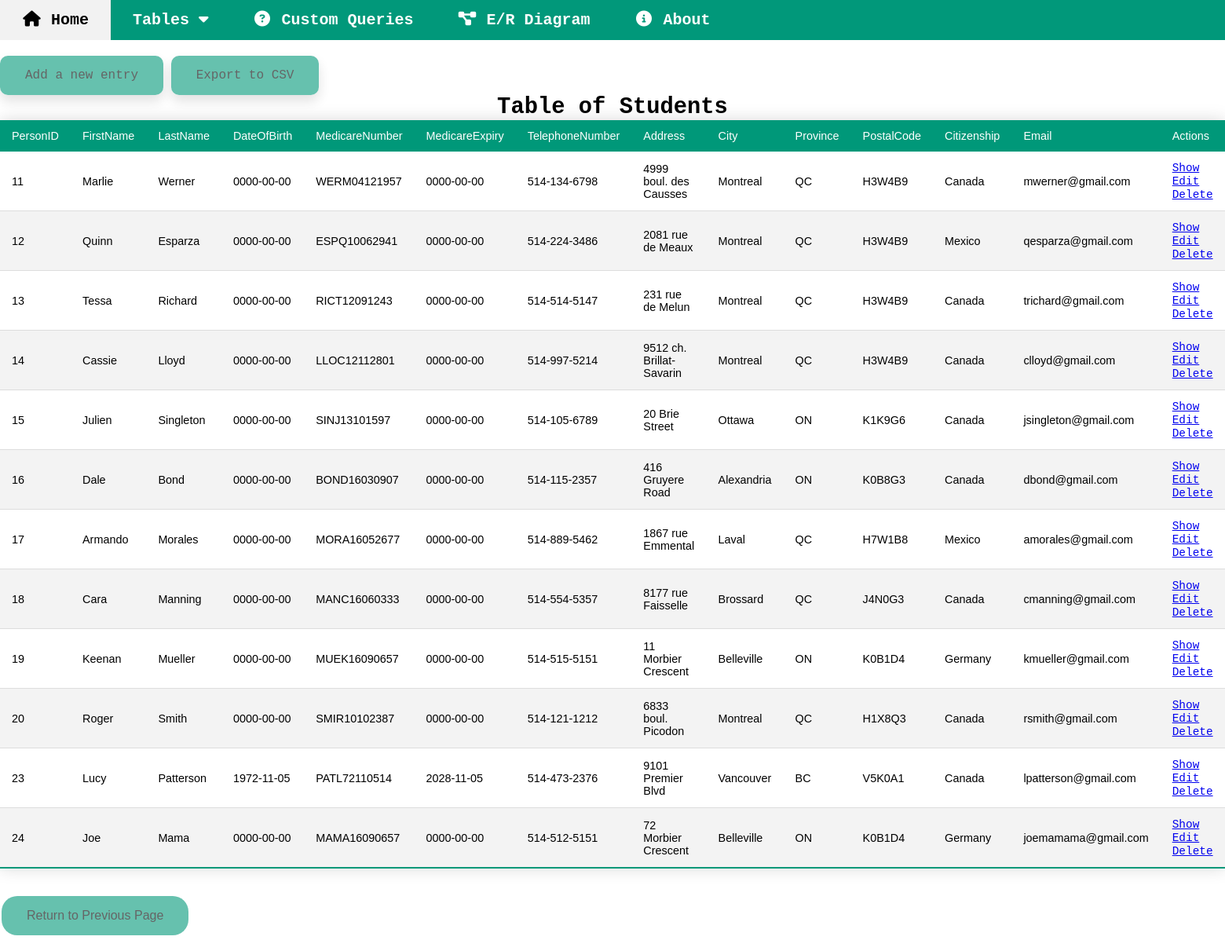
Page /covid/showallqueried.php?query=Students on the committed database.
### tables this page shows
CREATE TABLE Persons(
    PersonID INT NOT NULL AUTO_INCREMENT PRIMARY KEY,
    FirstName VARCHAR(255),
    LastName VARCHAR(255),
    DateOfBirth DATE,
    MedicareNumber VARCHAR(255),
    MedicareExpiry DATE,
    TelephoneNumber VARCHAR(255),
    Address VARCHAR(255),
    City VARCHAR(50),
    Province VARCHAR(50),
    PostalCode VARCHAR(50),
    Citizenship VARCHAR(50),
    Email VARCHAR(255)
);

### functions.php (called while the page is built, shortened)
<?php require_once 'database.php';
function getColumnNames ($table) {
  $sql = "SHOW COLUMNS FROM ".$table."";
  global $conn;
  try {
    $statement = $conn->prepare($sql);
    $statement->execute();
    $output = $statement->fetchAll(PDO::FETCH_COLUMN);
    return $output;
  } catch (PDOException $e) {
    trigger_error("Error: Failed to get column names from $table");
  }
}
?>

### queries.php (called while the page is built, shortened)
<?php
$students = "SELECT DISTINCT Persons.* FROM StudentRegistrations JOIN Persons ON StudentRegistrations.PersonID = Persons.PersonID ORDER BY Persons.PersonID ASC;";
?>

### covid/showallqueried.php (the view, shortened to what this page needs)
<?php require_once '../database.php';
require_once '../functions.php';
require_once '../queries.php';
if(isset($_GET["query"]))  {
  switch ($_GET["query"]) {
    case "Students":
      $dml = $students;
      $tableName = "Persons";
      break;
  }
}
$columnNames = getColumnNames($tableName);
$statement = $conn->prepare($dml);
$statement->execute();
?>
<!DOCTYPE html>
<html lang="en">
<head>
  <link rel="stylesheet" href="../styles.css">
</head>
<body>
  <?php include_once ('../navbar.php'); ?>
  <br/><br/>
    <a class="topBtn" href="./create.php?table=<?=$tableName?>">Add a new entry</a>
    <a class="topBtn" onclick="exportTableToCSV('Results.csv')">Export to CSV</a>
  <table class="styled-table">
    <caption><h1>Table of <?= $_GET["query"] ?></h1></caption>
    <thead>
      <tr>
        <?php foreach ($columnNames as $row) { ?>
          <td><?= $row?></td>
        <?php } ?>
          <td>Actions</td>
      </tr>
    </thead>
    <tbody>
    <?php while ($row = $statement->fetch(PDO::FETCH_ASSOC, PDO::FETCH_ORI_NEXT)) { ?>
      <tr>
        <?php foreach ($row as $data) { ?>
          <td><?= $data; ?></td>
        <?php } ?>
        <td>
          <a href="./show.php?ID=<?=reset($row)?>&table=<?=$tableName?>">Show</a>
          <a href="./edit.php?ID=<?=reset($row)?>&table=<?=$tableName?>">Edit</a>
          <a href="./delete.php?ID=<?=reset($row)?>&table=<?=$tableName?>">Delete</a>
        </td>
      </tr>
      <?php } ?>
    </tbody>
  </table>
  <button class="smallBtn" onclick="history.back()">Return to Previous Page</button>
</body>
</html>

### styles.css (style rules this page uses)
body, a, h1, h2, h3, h4, h5 { font-family: 'Courier New', Courier, monospace; margin: 0; }
.smallBtn { background-color: #01987a; border: none; border-radius: 20px; text-decoration: none; color: black; padding: 16px 32px; text-align: center; font-size: 16px; margin: 20px 2px; opacity: 0.6; transition: 0.3s; width: auto; }
.topBtn { background-color: #01987a; position: relative; border: none; border-radius: 10px; box-shadow: 0px 8px 16px 0px rgba(0,0,0,0.2); text-decoration: none; color: black; padding: 16px 32px; text-align: center; font-size: 16px; opacity: 0.6; transition: 0.3s; width: auto; }
.styled-table { border-collapse: collapse; margin: 15px 0; font-size: 0.9em; font-family: sans-serif; min-width: 400px; box-shadow: 0 0 20px rgba(0, 0, 0, 0.15); }
.styled-table thead tr { background-color: #009879; color: #ffffff; text-align: left; }
.styled-table th, .styled-table td { padding: 12px 15px; }
.styled-table tbody tr { border-bottom: 1px solid #dddddd; }
.styled-table tbody tr:nth-of-type(even) { background-color: #f3f3f3; }
.styled-table tbody tr:last-of-type { border-bottom: 2px solid #009879; }

### rows in the picture
persons: PersonID "11", FirstName "Marlie", LastName "Werner", data "0000-00-00", MedicareNumber "WERM04121957", TelephoneNumber "514-134-6798", Address "4999 boul. des Causses", City "Montreal", Province "QC", PostalCode "H3W4B9", Citizenship "Canada", Email "mwerner@gmail.com"
persons: PersonID "12", FirstName "Quinn", LastName "Esparza", data "0000-00-00", MedicareNumber "ESPQ10062941", TelephoneNumber "514-224-3486", Address "2081 rue de Meaux", City "Montreal", Province "QC", PostalCode "H3W4B9", Citizenship "Mexico", Email "qesparza@gmail.com"
persons: PersonID "13", FirstName "Tessa", LastName "Richard", data "0000-00-00", MedicareNumber "RICT12091243", TelephoneNumber "514-514-5147", Address "231 rue de Melun", City "Montreal", Province "QC", PostalCode "H3W4B9", Citizenship "Canada", Email "trichard@gmail.com"
persons: PersonID "14", FirstName "Cassie", LastName "Lloyd", data "0000-00-00", MedicareNumber "LLOC12112801", TelephoneNumber "514-997-5214", Address "9512 ch. Brillat-Savarin", City "Montreal", Province "QC", PostalCode "H3W4B9", Citizenship "Canada", Email "clloyd@gmail.com"
persons: PersonID "15", FirstName "Julien", LastName "Singleton", data "0000-00-00", MedicareNumber "SINJ13101597", TelephoneNumber "514-105-6789", Address "20 Brie Street", City "Ottawa", Province "ON", PostalCode "K1K9G6", Citizenship "Canada", Email "jsingleton@gmail.com"
persons: PersonID "16", FirstName "Dale", LastName "Bond", data "0000-00-00", MedicareNumber "BOND16030907", TelephoneNumber "514-115-2357", Address "416 Gruyere Road", City "Alexandria", Province "ON", PostalCode "K0B8G3", Citizenship "Canada", Email "dbond@gmail.com"
persons: PersonID "17", FirstName "Armando", LastName "Morales", data "0000-00-00", MedicareNumber "MORA16052677", TelephoneNumber "514-889-5462", Address "1867 rue Emmental", City "Laval", Province "QC", PostalCode "H7W1B8", Citizenship "Mexico", Email "amorales@gmail.com"
persons: PersonID "18", FirstName "Cara", LastName "Manning", data "0000-00-00", MedicareNumber "MANC16060333", TelephoneNumber "514-554-5357", Address "8177 rue Faisselle", City "Brossard", Province "QC", PostalCode "J4N0G3", Citizenship "Canada", Email "cmanning@gmail.com"
persons: PersonID "19", FirstName "Keenan", LastName "Mueller", data "0000-00-00", MedicareNumber "MUEK16090657", TelephoneNumber "514-515-5151", Address "11 Morbier Crescent", City "Belleville", Province "ON", PostalCode "K0B1D4", Citizenship "Germany", Email "kmueller@gmail.com"
persons: PersonID "20", FirstName "Roger", LastName "Smith", data "0000-00-00", MedicareNumber "SMIR10102387", TelephoneNumber "514-121-1212", Address "6833 boul. Picodon", City "Montreal", Province "QC", PostalCode "H1X8Q3", Citizenship "Canada", Email "rsmith@gmail.com"
persons: PersonID "23", FirstName "Lucy", LastName "Patterson", DateOfBirth "1972-11-05", MedicareNumber "PATL72110514", MedicareExpiry "2028-11-05", TelephoneNumber "514-473-2376", Address "9101 Premier Blvd", City "Vancouver", Province "BC", PostalCode "V5K0A1", Citizenship "Canada", Email "lpatterson@gmail.com"
persons: PersonID "24", FirstName "Joe", LastName "Mama", data "0000-00-00", MedicareNumber "MAMA16090657", TelephoneNumber "514-512-5151", Address "72 Morbier Crescent", City "Belleville", Province "ON", PostalCode "K0B1D4", Citizenship "Germany", Email "joemamama@gmail.com"

### other values in the picture
$_GET["query"] "Students"
$row "PersonID"
$row "FirstName"
$row "LastName"
$row "DateOfBirth"
$row "MedicareNumber"
$row "MedicareExpiry"
$row "TelephoneNumber"
$row "Address"
$row "City"
$row "Province"
$row "PostalCode"
$row "Citizenship"
$row "Email"
